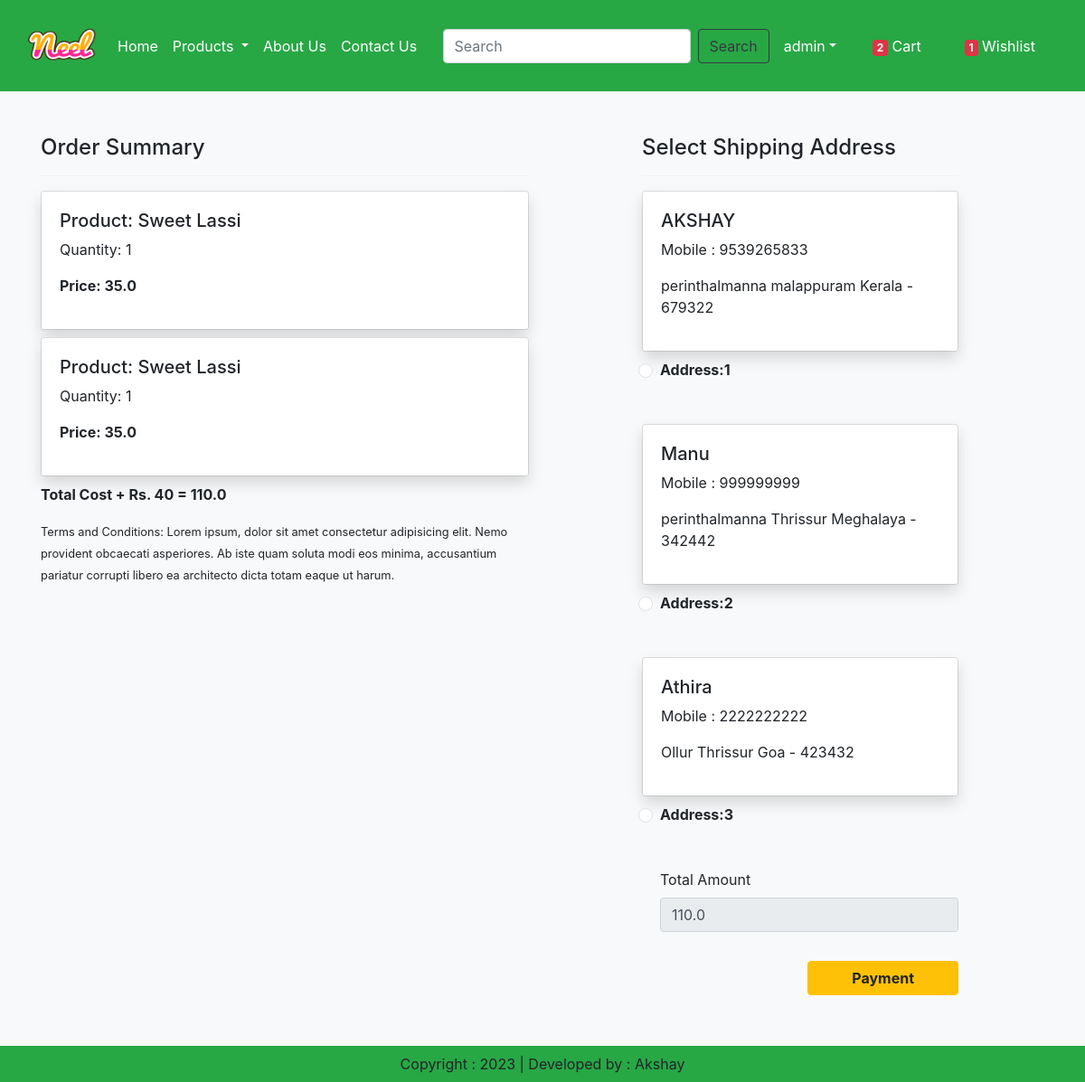
Screenshot of /checkout/ (signed in) with the database file from the repository.
### app/models.py (models this page shows, shortened)
class Cart(models.Model):
    user = models.ForeignKey(User,on_delete=models.CASCADE)
    product = models.ForeignKey(Product,on_delete=models.CASCADE)
    quantity = models.PositiveIntegerField(default=1)

class Product(models.Model):
    title = models.CharField(max_length=100)
    selling_price = models.FloatField()
    discount_price = models.FloatField()
    description = models.TextField()
    composition = models.TextField(default='')
    prodapp = models.TextField(default='')
    category = models.CharField(choices=CATEGORY_CHOICES, max_length=2)
    product_image = models.ImageField(upload_to='product')

class Customer(models.Model):
    user = models.ForeignKey(User,on_delete=models.CASCADE)
    name = models.CharField(max_length=200)
    locality = models.CharField(max_length=200)
    city = models.CharField(max_length=50)
    mobile = models.IntegerField(default=0)
    zipcode = models.IntegerField()
    state = models.CharField(choices=STATE_CHOICES,max_length=100)

### app/views.py (the view, shortened to what this page needs)
# urls.py: path('checkout/', views.checkout.as_view(), name='checkout'),
@method_decorator(login_required,name='dispatch')
class checkout(View):
    def get(self,request):
        totalitem = 0
        wishitem = 0
        if request.user.is_authenticated:
            totalitem = len(Cart.objects.filter(user=request.user))
            wishitem = len(Wishlist.objects.filter(user=request.user))
        user=request.user
        add = Customer.objects.filter(user=user)
        cart_items = Cart.objects.filter(user=user)
        famount = 0
        for p in cart_items:
            value = p.quantity * p.product.discount_price
            famount = famount + value
        totalamount = famount + 40
        razoramount = int(totalamount * 100)
        client = razorpay.Client(auth=(settings.RAZOR_KEY_ID, settings.RAZOR_KEY_SECRET))
        data = {"amount": razoramount, "currency":"INR","receipt":"order_rcptid_12"}
        payment_response = client.order.create(data=data)
        print(payment_response)
        order_id = payment_response["id"]
        order_status = payment_response["status"]
        return render(request, 'app/checkout.html',locals())

### app/templates/app/checkout.html (shortened to what this page needs)
{% extends 'app/base.html' %}
{% load static %}
{% block main-content %}
<div class='container'>
    <div class="row mt-5">
        <div class="col-sm-6">
            <h4>Order Summary</h4>
            <hr>
            {% for item in cart_items %}
                <div class="card mb-2">
                    <div class="card-body shadow">
                        <h5>Product: {{item.product.title}}</h5>
                        <p>Quantity: {{item.quantity}}</p>
                        <p class="fw-bold">Price: {{item.product.discount_price}}</p>
                    </div>
                </div>
            {% endfor %}
            <p class="fw-bold">Total Cost + Rs. 40 = {{totalamount}}</p>
            <small>Terms and Conditions: Lorem ipsum, dolor sit amet consectetur adipisicing elit. Nemo provident obcaecati asperiores. Ab iste quam soluta modi eos minima, accusantium pariatur corrupti libero ea architecto dicta totam eaque ut harum.</small>
        </div>
        <div class="col-sm-4 offset-sm-1">
            <h4>Select Shipping Address</h4>
            <hr>
            <form action="" method="post" id="myform">
                {% for ad in add %}
                    <div class="card">
                        <div class="card-body shadow">
                            <h5>{{ad.name}}</h5>
                            <p>Mobile : {{ad.mobile}}</p>
                            <p>{{ad.locality}} {{ad.city}} {{ad.state}} - {{ad.zipcode}}</p>
                        </div>
                    </div>
                    <div class="form-check mt-2 mb-5">
                        <input type="radio" class="form-check-input" name="custid" id="custadd{{forloop.counter}}" value="{{ad.id}}">
                        <label class="form-check-label fw-bold" for="custadd{{forloop.counter}}">
                            Address:{{forloop.counter}}
                        </label>
                    </div>
                {% endfor %}
                    <div class="form-check mb-3">
                        <label for="totalamount" class="form-label">Total Amount</label>
                        <input type="number" class="form-control" name="totalamount" value={{totalamount}} readonly>
                    </div>
                    <div class="text-end">
                        <button id="rzp-button1" type="submit" class="btn btn-warning mt-3 px-5 fw-bold">Payment</button>
                    </div>
            </form>
        </div>
    </div>
</div>
<br><br><br><br>
{% endblock main-content %}

### app/templates/app/base.html (shortened to what this page needs)
<!DOCTYPE html>
{% load static %}
<html>
    <head>
        <link rel="stylesheet" href="{% static 'app/css/owl.carousel.min.css' %}"/>
        <link rel="stylesheet" href="{% static 'app/css/all.min.css' %}"/>
        <link rel="stylesheet" href="{% static 'app/css/style.css' %}"/>
        <link href="https://cdn.jsdelivr.net/npm/bootstrap@5.3.0-alpha1/dist/css/bootstrap.min.css" rel="stylesheet"/>
        <link rel="stylesheet" href="https://stackpath.bootstrapcdn.com/bootstrap/4.1.3/css/bootstrap.min.css">
    </head>
    <body class="bg bg-light">
        <nav class="navbar navbar-expand-lg navbar-dark bg-success">
            <div class="container-fluid">
              <a class="navbar-brand " href="#">
              <img src="{% static 'app/images/product/Neel.png' %}" width='75' height='75' />
              </a>
              <div class="collapse navbar-collapse" id="navbarSupportedContent">
                <ul class="navbar-nav me-auto mb-2 mb-lg-0">
                {% if request.user.is_authenticated %}
                    <li class="nav-item">
                      <a class="nav-link active" aria-current="page" href="{% url 'home' %}">Home</a>
                    </li>
                    <li class="nav-item dropdown">
                      <a class="nav-link dropdown-toggle text-white" href="#" role="button" data-bs-toggle="dropdown" aria-expanded="false">
                        Products
                      </a>
                    </li>
                    <li class="nav-item">
                      <a class="nav-link text-white" href="{% url 'about'%}">About Us</a>
                    </li>
                    <li class="nav-item">
                      <a class="nav-link text-white" href="{% url 'contact'%}">Contact Us</a>
                    </li>
                  </ul>
                    <form class="d-flex" role="search" action="/search">
                      <input class="form-control me-2" type="search" placeholder="Search" aria-label="Search" name="search">
                      <button class="btn btn-outline-dark" type="submit">Search</button>
                    </form>
                  <div class="text-end">
                    <ul class="navbar-nav me-auto mb-2 mb-lg-0 ">
                        <li class="nav-item dropdown mx-2">
                          <a class="nav-link dropdown-toggle text-white" href="#" role="button" data-bs-toggle="dropdown" aria-expanded="false">{{request.user}}</a>
                        </li>
                        <li class="nav-item mx-3">
                            <a href="{% url 'showcart' %}" class="nav-link text-white"><span class="badge bg-danger">{% if totalitem > 0%} {{totalitem}} {% endif %}</span> Cart</a>
                        </li>
                        <li class="nav-item mx-3">
                            <a href="{% url 'wishlist' %}" class="nav-link text-white"><span class="badge bg-danger">{% if wishitem > 0 %} {{wishitem}} {% endif %}</span> Wishlist</a>
                        </li>
                      {% endif %}
                    </ul>
                  </div>
              </div>
            </div>
        </nav>
          {% block main-content %}{% endblock main-content %}
          <footer class="container-fluid bg-success text-center p-2 mt-5 fixed-bottom">
            Copyright : 2023   |   Developed by : Akshay
          </footer>
    </body>
</html>

### rows the page displays
Cart: product "Sweet Lassi", quantity "1", product.discount_price "35.0"
Cart: product "Sweet Lassi", quantity "1", product.discount_price "35.0"
Customer: name "AKSHAY", mobile "9539265833", locality "perinthalmanna", city "malappuram", state "Kerala", zipcode "679322"
Customer: name "Manu", mobile "999999999", locality "perinthalmanna", city "Thrissur", state "Meghalaya", zipcode "342442"
Customer: name "Athira", mobile "2222222222", locality "Ollur", city "Thrissur", state "Goa", zipcode "423432"

### other values shown
{{ request.user }} "admin"
{{ totalitem }} "2"
{{ wishitem }} "1"
{{ totalamount }} "110.0"
